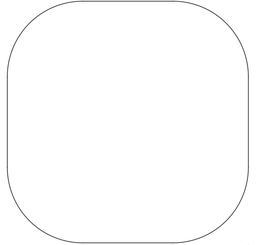
#> input picture Rectangle-1/RectGTContour.png, 256 x 245 px, shrunk from 768 x 734 before the run
$ jupyter execute generateRectGT.ipynb   (shell and % lines are left out)
#> lines starting #> are read from the running program, lines starting #| are printed output that depends on the picture; long printed decimals are rounded
[cell 1]
import numpy as np
import pandas as pd
import matplotlib.pyplot as plt
from scipy.optimize import minimize

# Alignment

[cell 2]
# Function to apply scaling, translation, and rotation to the ground truth points
def transform_points(points, scale, translation, rotation_angle):
    # Apply scaling
    scaled_points = points * scale
    # Apply translation
    translated_points = scaled_points + translation
    # Apply rotation
    rotation_matrix = np.array([[np.cos(rotation_angle), -np.sin(rotation_angle)],
                                [np.sin(rotation_angle), np.cos(rotation_angle)]])
    rotated_points = translated_points @ rotation_matrix.T
    return rotated_points

# Function to calculate the minimum distance from each estimated point to the nearest ground truth point
def calculate_minimum_distances(ground_truth_points, estimated_points):
    distances = []
    for est_point in estimated_points:
        # Calculate Euclidean distance between this estimated point and all ground truth points
        dist = np.linalg.norm(ground_truth_points - est_point, axis=1)
        # Find the minimum distance for this estimated point
        distances.append(np.min(dist))
    return np.array(distances)

# Objective function to minimize: sum of minimum distances from estimated points to transformed ground truth points
def objective_function(params, ground_truth_points, estimated_points):
    scale = params[0]  # Scaling factor
    translation = np.array([params[1], params[2]])  # Translation (Δx, Δy)
    rotation_angle = params[3]  # Rotation angle θ
    # Transform the ground truth points
    transformed_points = transform_points(ground_truth_points, scale, translation, rotation_angle)
    # Calculate the sum of minimum distances between transformed ground truth and estimated points
    min_distances = calculate_minimum_distances(transformed_points, estimated_points)
    return np.sum(min_distances**2)

[cell 3]
from skimage import io
from skimage.measure import find_contours

# Load the image
image_path = 'RectGTContour.png'
image = io.imread(image_path, as_gray=True)
#> image: shape (245, 256) float64; min 0.373, max 1, mean 0.991

# Find contours at a constant value of 0.5 (assuming the image is binary or grayscale)
contours = find_contours(image, level=0.5)
#> contours = 105 point arrays, longest 215 points

# For simplicity, we will assume the largest contour is the object contour
largest_contour = max(contours, key=len)
#> largest_contour = 215 pairs, first value 68.64 to 174.4, second value 6.82 to 7.13

# Downsample the contour to 1000 data points
if len(largest_contour) > 5000:
    indices = np.linspace(0, len(largest_contour) - 1, 1000).astype(int)
    downsampled_contour = largest_contour[indices]
else:
    downsampled_contour = largest_contour
#> downsampled_contour has the same summary as largest_contour

# Plot the result to ensure it's correct
plt.figure()
plt.plot(downsampled_contour[:, 1], downsampled_contour[:, 0], linewidth=2)
plt.gca().invert_yaxis()  # Invert y axis to match image coordinate system
plt.title('Downsampled Contour with 1000 Data Points')
plt.show()
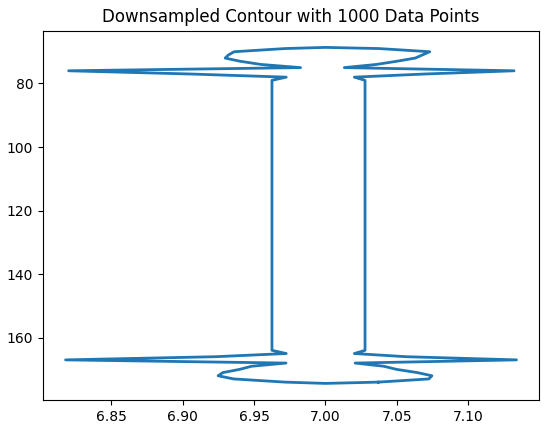
#> figure drawn by matplotlib, 1 panel

[cell 4]
# Convert ground truth points from millimeters (mm) to meters (m)
downsampled_contour /= 1000  # Divide by 1000 to convert mm to meters
#> downsampled_contour = 215 pairs, first value 0.0686 to 0.174, second value 0.00682 to 0.00713

# Load the estimated points from a .txt file
# Replace 'estimated_points.txt' with the actual path of your file
estimated_points_file = 'ForEvaluation.txt'
estimated_points_df = pd.read_csv(estimated_points_file, header=None)
#> (reads Rectangle-1/ForEvaluation.txt from the repository)

# Ensure all values are numeric (convert any strings to NaN, then drop rows with NaN if needed)
estimated_points_df = estimated_points_df.apply(pd.to_numeric, errors='coerce')
estimated_points_df = estimated_points_df.dropna()  # Drop any rows with invalid data

# Convert DataFrame to numpy array after cleaning
estimated_points = estimated_points_df.values

# Initial guess for the optimization
initial_guess = [1, 0, 0, 0]  # Initial guess: scaling = 1, translation = (0,0), rotation = 0

# Perform optimization to align the ground truth points with the estimated points (including scaling)
result = minimize(objective_function, initial_guess, args=(downsampled_contour, estimated_points))
#> result = 10 items

# Extract the optimal scaling, translation, and rotation
optimal_scale = result.x[0]
#> optimal_scale = 2.29
optimal_translation = [result.x[1], result.x[2]]
#> optimal_translation = [0.148, 0.0555]
optimal_rotation = result.x[3]
#> optimal_rotation = -0.27

# Apply the optimal transformation (scaling, translation, rotation) to the ground truth points
aligned_ground_truth_points = transform_points(downsampled_contour, optimal_scale, optimal_translation, optimal_rotation)
#> aligned_ground_truth_points = 215 pairs, first value 0.314 to 0.548, second value -0.0773 to -0.0125

# Calculate minimum distances between the aligned ground truth points and the estimated points
minimum_distances = calculate_minimum_distances(aligned_ground_truth_points, estimated_points)
#> minimum_distances = 4972 values, max 0.12 at index 0, min 0.000565 at index 1091, mean 0.0573

# Compute mean and standard deviation of the minimum distances
mean_distance = np.mean(minimum_distances)
#> mean_distance = 0.0573
std_distance = np.std(minimum_distances)
#> std_distance = 0.0302

[cell 5]

# Output the results
print(f"Mean Minimum Distance: {mean_distance:.6f} meters")
#| Mean Minimum Distance: 0.05729 meters
print(f"Standard Deviation of Minimum Distance: {std_distance:.6f} meters")
#| Standard Deviation of Minimum Distance: 0.03017 meters
print(f"Optimal Scaling Factor: {optimal_scale}")
#| Optimal Scaling Factor: 2.295

# Plot the aligned ground truth points and the estimated points
plt.figure(figsize=(6, 6))
plt.plot(estimated_points[:, 0], estimated_points[:, 1], 'ro', label='Estimated Points', markersize=2)
plt.plot(aligned_ground_truth_points[:, 0], aligned_ground_truth_points[:, 1], 'bo', label='Aligned Ground Truth', markersize=2)
plt.gca().set_aspect('equal', adjustable='box')
plt.title('Alignment of Ground Truth to Estimated Points (in Meters)')
plt.xlabel('X (meters)')
plt.ylabel('Y (meters)')
plt.grid(True)
plt.legend()
plt.show()
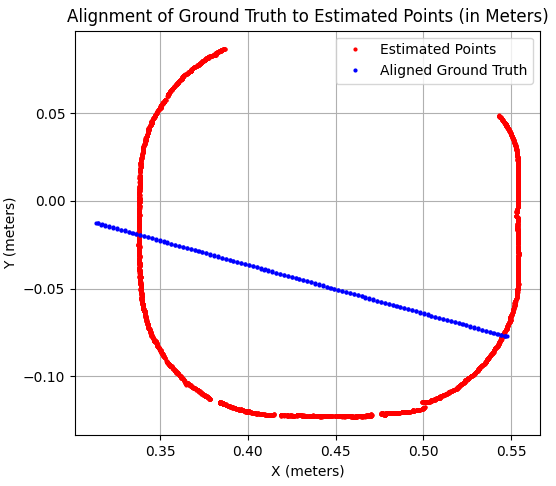
#> figure drawn by matplotlib, 1 panel
